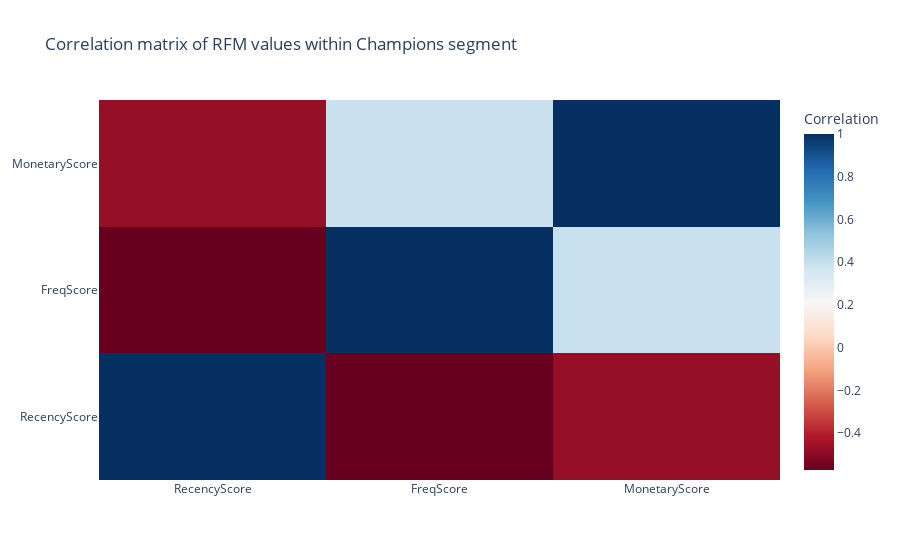

The notebook cell this image was saved under:
### Code cell
correlation_matrix=champion_segment[['RecencyScore','FreqScore','MonetaryScore']].corr()


fig_heatmap=go.Figure(data=go.Heatmap(
                        z=correlation_matrix.values,
                        y=correlation_matrix.columns,
                        x=correlation_matrix.columns,
                        colorscale='RdBu',
                        colorbar=dict(title='Correlation')))
fig_heatmap.update_layout(title='Correlation matrix of RFM values within Champions segment')
fig_heatmap.show()

### Figure 1 — Plotly figure (JSON) as saved in the notebook; plotly's stock layout.template omitted (floating-point values rounded to 4 significant figures)
{"data": [{"colorbar": {"title": {"text": "Correlation"}}, "colorscale": [[0, "rgb(103,0,31)"], [0.1, "rgb(178,24,43)"], [0.2, "rgb(214,96,77)"], [0.3, "rgb(244,165,130)"], [0.4, "rgb(253,219,199)"], [0.5, "rgb(247,247,247)"], [0.6, "rgb(209,229,240)"], [0.7, "rgb(146,197,222)"], [0.8, "rgb(67,147,195)"], [0.9, "rgb(33,102,172)"], [1, "rgb(5,48,97)"]], "type": "heatmap", "x": ["RecencyScore", "FreqScore", "MonetaryScore"], "y": ["RecencyScore", "FreqScore", "MonetaryScore"], "z": [[1, -0.5717, -0.4747], [-0.5717, 1, 0.3907], [-0.4747, 0.3907, 1]]}], "layout": {"title": {"text": "Correlation matrix of RFM values within Champions segment"}}}
